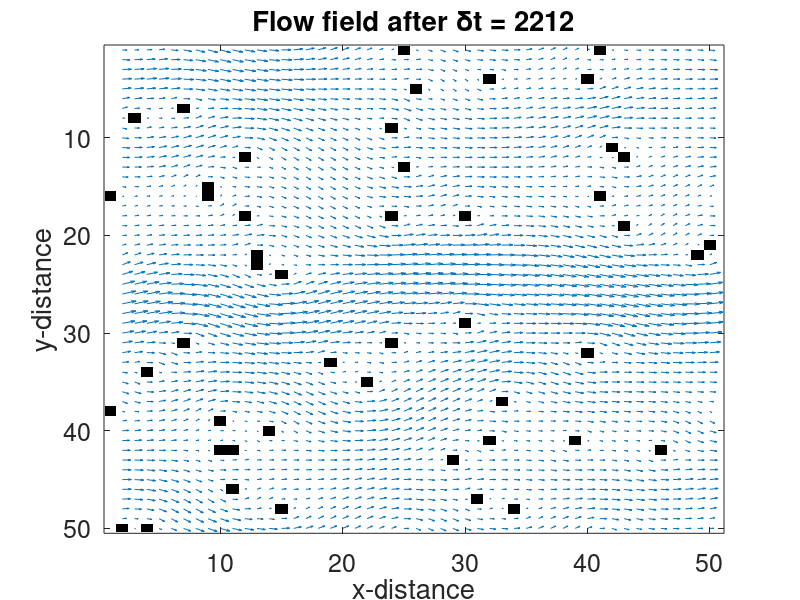

MATLAB code for this plot:
% 2D Lattice Boltzmann (BGK) model of a fluid. By Ian Haslam.
%  c4  c3   c2  D2Q9 model. At each timestep, particle densities propagate
%    \  |  /    outwards in the directions indicated in the figure. An
%  c5 -c9 - c1  equivalent 'equilibrium' density is found, and the densities
%    /  |  \    relax towards that state, in a proportion governed by omega.
%  c6  c7   c8  Iain Haslam, March 2006.
% Comments added by GT, April 2007
% Edited by Cole Pazar, April 2016, for playing around with 2D models
%
% go to: https://github.com/copa1079/cellular_automaton  for more outputs etc.
%
%% initialize code
% constants
font = 18;
omega=1.0;           % = 1/tau where tau=relaxation time scale
factor = 10;         % factor to skew the density
density=factor*1.0;  % initial density
% this sneakily incorporates the factor of of 3 that shows up in the
% equilibrium distributions, so c_squ actually equals c^2/3.
c_squ=1/3;  
% these are the weights for equilibrium distribution
t1=4/9;   % Rest particle
t2=1/9;   % "Straight" directions
t3=1/36;  % Diagonal directions
% lattice size:
size = 50; nx=size; ny=size;
% set up matrix:
matrix_length = 9;
F=repmat(density/matrix_length,[nx ny matrix_length]); FEQ=F; 
msize=nx*ny;
CI=(0:msize:msize*matrix_length);
% set up flow domain
% initial fluid flow is in the positive x direction, flowing from left to
% right, which can be seen by setting the space to zero:
space = 0.02;   % very minimal obstructions = 0.01, max debris = 0.5
gaps = 1-space; % = a number between 0.5?0.99 for varying porosities
BOUND=rand(nx,ny)>gaps; % porous (depending on gaps) random domain
ON=find(BOUND); % matrix offset of each Occupied Node
TO_REFLECT=[ON+CI(1) ON+CI(2) ON+CI(3) ON+CI(4) ...
            ON+CI(5) ON+CI(6) ON+CI(7) ON+CI(8)];
REFLECTED= [ON+CI(5) ON+CI(6) ON+CI(7) ON+CI(8) ...
            ON+CI(1) ON+CI(2) ON+CI(3) ON+CI(4)];
% Set up initial flow velocities
avu=2.0;         % Average x-directed velocity
prevavu=2.0;     % Previous "
ts=0;            % Time-step counter
deltaU=1e-8;     % Velocity added to first row (left side)
numactivenodes=sum(sum(1-BOUND));

%% run the main loop, stopping at equilibrium or 4000 time steps:
while (ts<4000 && 1e-10<abs((prevavu-avu)/avu)) || ts<100
    
    % Propagate (be careful about directions here ...)
    F(:,:,4)=F([2:nx 1],[ny 1:ny-1],4);     % up and right
    F(:,:,3)=F(:,[ny 1:ny-1],3);            % right
    F(:,:,2)=F([nx 1:nx-1],[ny 1:ny-1],2);  % down and right
    F(:,:,5)=F([2:nx 1],:,5);               % up
    F(:,:,1)=F([nx 1:nx-1],:,1);            % propagate down
    F(:,:,6)=F([2:nx 1],[2:ny 1],6);        % up and left
    F(:,:,7)=F(:,[2:ny 1],7);               % left
    F(:,:,8)=F([nx 1:nx-1],[2:ny 1],8);     % down and left
    
    BOUNCEDBACK=F(TO_REFLECT); % densities bouncing back at next timestep
    
    % calculate local densities as the sum of all velocity components
    DENSITY=sum(F,3);
    
    % calculate velocities:
    % sum of "rightward" minus sum of "leftward"
    UX=(sum(F(:,:,[1 2 8]),3)-sum(F(:,:,[4 5 6]),3))./DENSITY; 
    % sum of "upward" minus sum of "downward"
    UY=(sum(F(:,:,[2 3 4]),3)-sum(F(:,:,[6 7 8]),3))./DENSITY;
    
    % apply boundary conditions:
    UX(1,1:ny)=UX(1,1:ny)+deltaU; % increase inlet pressure
    UX(ON)=0; UY(ON)=0; DENSITY(ON)=0;
    U_SQU=UX.^2+UY.^2; U_C2=UX+UY; U_C4=-UX+UY; U_C6=-U_C2; U_C8=-U_C4;
    
    % calculate equilibrium distribution: stationary
    FEQ(:,:,9)=t1*DENSITY.*(1-U_SQU/(2*c_squ));
    % nearest-neighbours
    FEQ(:,:,1)=t2*DENSITY.*(1+UX/c_squ+0.5*(UX/c_squ).^2-U_SQU/(2*c_squ));
    FEQ(:,:,3)=t2*DENSITY.*(1+UY/c_squ+0.5*(UY/c_squ).^2-U_SQU/(2*c_squ));
    FEQ(:,:,5)=t2*DENSITY.*(1-UX/c_squ+0.5*(UX/c_squ).^2-U_SQU/(2*c_squ));
    FEQ(:,:,7)=t2*DENSITY.*(1-UY/c_squ+0.5*(UY/c_squ).^2-U_SQU/(2*c_squ));
    % next-nearest neighbours
    FEQ(:,:,2)=t3*DENSITY.*(1+U_C2/c_squ+0.5*(U_C2/c_squ).^2-U_SQU/(2*c_squ));
    FEQ(:,:,4)=t3*DENSITY.*(1+U_C4/c_squ+0.5*(U_C4/c_squ).^2-U_SQU/(2*c_squ));
    FEQ(:,:,6)=t3*DENSITY.*(1+U_C6/c_squ+0.5*(U_C6/c_squ).^2-U_SQU/(2*c_squ));
    FEQ(:,:,8)=t3*DENSITY.*(1+U_C8/c_squ+0.5*(U_C8/c_squ).^2-U_SQU/(2*c_squ));
    
    % compute new particle velocities
    F=omega*FEQ+(1-omega)*F;
    
    % bounce-back from boundaries
    F(REFLECTED)=BOUNCEDBACK;
    
    % update time step and check for equilibrium
    prevavu=avu;avu=sum(sum(UX))/numactivenodes; ts=ts+1;
end
%% finalize plotting
figure(1);clf;colormap(gray(2));image(2-BOUND');hold on;
quiver(2:nx,1:ny,UX(2:nx,:)',UY(2:nx,:)');
title(['Flow field after \deltat = ',num2str(ts)],'fontsize',font);
xlabel('x-distance','fontsize',font);
ylabel('y-distance','fontsize',font);
set(gca,'fontsize',font)
% end of code
